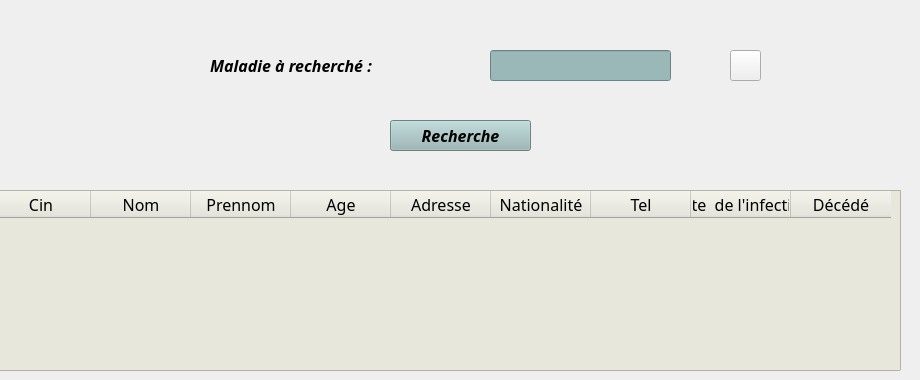
          <widget class="QWidget" name="tab_13">
           <attribute name="title">
            <string>Maladie</string>
           </attribute>
           <widget class="QLabel" name="label_25">
            <property name="geometry">
             <rect>
              <x>210</x>
              <y>50</y>
              <width>211</width>
              <height>31</height>
             </rect>
            </property>
            <property name="font">
             <font>
              <family>Lucida Fax</family>
              <pointsize>12</pointsize>
              <weight>75</weight>
              <italic>true</italic>
              <bold>true</bold>
             </font>
            </property>
            <property name="text">
             <string>Maladie à recherché :</string>
            </property>
           </widget>
           <widget class="QLineEdit" name="le_12">
            <property name="geometry">
             <rect>
              <x>490</x>
              <y>50</y>
              <width>181</width>
              <height>31</height>
             </rect>
            </property>
            <property name="styleSheet">
             <string notr="true">background-color: rgb(153, 184, 183);
</string>
            </property>
           </widget>
           <widget class="QPushButton" name="pb_6">
            <property name="geometry">
             <rect>
              <x>390</x>
              <y>120</y>
              <width>141</width>
              <height>31</height>
             </rect>
            </property>
            <property name="font">
             <font>
              <family>Lucida Fax</family>
              <pointsize>12</pointsize>
              <weight>75</weight>
              <italic>true</italic>
              <bold>true</bold>
             </font>
            </property>
            <property name="styleSheet">
             <string notr="true">background-color: rgb(153, 184, 183);</string>
            </property>
            <property name="text">
             <string>Recherche</string>
            </property>
           </widget>
           <widget class="QTableWidget" name="tableWidget_6">
            <property name="geometry">
             <rect>
              <x>-10</x>
              <y>190</y>
              <width>911</width>
              <height>181</height>
             </rect>
            </property>
            <property name="font">
             <font>
              <family>Imprint MT Shadow</family>
              <pointsize>12</pointsize>
              <weight>50</weight>
              <italic>false</italic>
              <bold>false</bold>
             </font>
            </property>
            <property name="styleSheet">
             <string notr="true">background-color: rgb(232, 231, 219);
font: 12pt &quot;Imprint MT Shadow&quot;;</string>
            </property>
            <column>
             <property name="text">
              <string>Cin</string>
             </property>
            </column>
            <column>
             <property name="text">
              <string>Nom</string>
             </property>
            </column>
            <column>
             <property name="text">
              <string>Prennom</string>
             </property>
            </column>
            <column>
             <property name="text">
              <string>Age</string>
             </property>
            </column>
            <column>
             <property name="text">
              <string>Adresse</string>
             </property>
            </column>
            <column>
             <property name="text">
              <string>Nationalité</string>
             </property>
            </column>
            <column>
             <property name="text">
              <string>Tel</string>
             </property>
            </column>
            <column>
             <property name="text">
              <string>Date  de l'infection</string>
             </property>
            </column>
            <column>
             <property name="text">
              <string>Décédé</string>
             </property>
            </column>
           </widget>
           <widget class="QPushButton" name="reload1">
            <property name="geometry">
             <rect>
              <x>730</x>
              <y>50</y>
              <width>31</width>
              <height>31</height>
             </rect>
            </property>
            <property name="cursor">
             <cursorShape>PointingHandCursor</cursorShape>
            </property>
            <property name="whatsThis">
             <string/>
            </property>
            <property name="accessibleDescription">
             <string/>
            </property>
            <property name="text">
             <string/>
            </property>
            <property name="icon">
             <iconset>
              <normaloff>../Malika/s2/projet python/or1/img/reload2.png</normaloff>../Malika/s2/projet python/or1/img/reload2.png</iconset>
            </property>
            <property name="iconSize">
             <size>
              <width>50</width>
              <height>50</height>
             </size>
            </property>
            <property name="flat">
             <bool>false</bool>
            </property>
           </widget>
          </widget>
